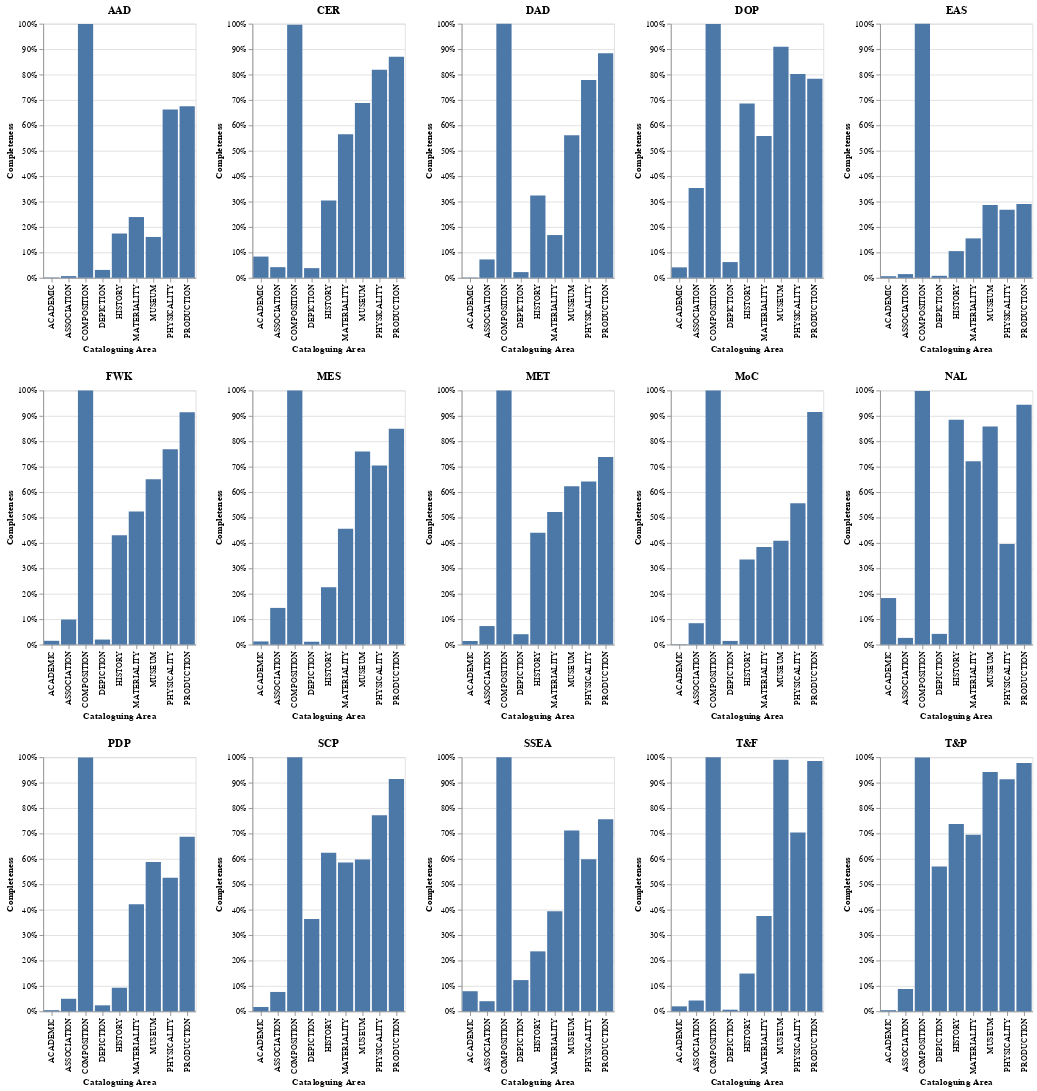

Notebook cell for this chart:
### Code cell
import altair as alt

vcharts = []
hcharts = []
charts = []
dept = None
indexn = None
count = 0
for index, row in percentage_df.iterrows():
    dept = row.to_frame(name='concepts')
    charts.append(
        alt.Chart(dept.reset_index()).mark_bar().encode(
        x=alt.X('index:N', axis=alt.Axis(title='Cataloguing Area')),
        y=alt.Y('concepts',  axis=alt.Axis(format='%', title='Completeness'))
       ).properties(title=index))
    if count > 3:
      hcharts.append(alt.hconcat(*charts))
      charts = []
      count = 0
    else:
      count += 1

alt.vconcat(*hcharts)

### Figure 1 — Vega-Lite specification as saved in the notebook (floating-point values rounded to 4 significant figures)
{"config": {"view": {"continuousWidth": 400, "continuousHeight": 300}}, "vconcat": [{"hconcat": [{"data": {"name": "data-c6c84b00b94945dbd9b56feaac3fd925"}, "mark": "bar", "encoding": {"x": {"type": "nominal", "axis": {"title": "Cataloguing Area"}, "field": "index"}, "y": {"type": "quantitative", "axis": {"format": "%", "title": "Completeness"}, "field": "concepts"}}, "title": "AAD"}, {"data": {"name": "data-7548af9165a681e775296c85cffc4891"}, "mark": "bar", "encoding": {"x": {"type": "nominal", "axis": {"title": "Cataloguing Area"}, "field": "index"}, "y": {"type": "quantitative", "axis": {"format": "%", "title": "Completeness"}, "field": "concepts"}}, "title": "CER"}, {"data": {"name": "data-de26301b3a287dc2d5c56ccc3cc0ad87"}, "mark": "bar", "encoding": {"x": {"type": "nominal", "axis": {"title": "Cataloguing Area"}, "field": "index"}, "y": {"type": "quantitative", "axis": {"format": "%", "title": "Completeness"}, "field": "concepts"}}, "title": "DAD"}, {"data": {"name": "data-7e0fd14c019b08c98283a1485c9a1ae9"}, "mark": "bar", "encoding": {"x": {"type": "nominal", "axis": {"title": "Cataloguing Area"}, "field": "index"}, "y": {"type": "quantitative", "axis": {"format": "%", "title": "Completeness"}, "field": "concepts"}}, "title": "DOP"}, {"data": {"name": "data-2070787eeeaafa120244c5906a64adc2"}, "mark": "bar", "encoding": {"x": {"type": "nominal", "axis": {"title": "Cataloguing Area"}, "field": "index"}, "y": {"type": "quantitative", "axis": {"format": "%", "title": "Completeness"}, "field": "concepts"}}, "title": "EAS"}]}, {"hconcat": [{"data": {"name": "data-9702e6b3de09785db9b696cd6ce6eceb"}, "mark": "bar", "encoding": {"x": {"type": "nominal", "axis": {"title": "Cataloguing Area"}, "field": "index"}, "y": {"type": "quantitative", "axis": {"format": "%", "title": "Completeness"}, "field": "concepts"}}, "title": "FWK"}, {"data": {"name": "data-18f3c4266c2f91abe63dd32748994f8f"}, "mark": "bar", "encoding": {"x": {"type": "nominal", "axis": {"title": "Cataloguing Area"}, "field": "index"}, "y": {"type": "quantitative", "axis": {"format": "%", "title": "Completeness"}, "field": "concepts"}}, "title": "MES"}, {"data": {"name": "data-6746b1ed86257092cbe0bb3081fd8c24"}, "mark": "bar", "encoding": {"x": {"type": "nominal", "axis": {"title": "Cataloguing Area"}, "field": "index"}, "y": {"type": "quantitative", "axis": {"format": "%", "title": "Completeness"}, "field": "concepts"}}, "title": "MET"}, {"data": {"name": "data-88d016823dc28fefa0366fce2c916987"}, "mark": "bar", "encoding": {"x": {"type": "nominal", "axis": {"title": "Cataloguing Area"}, "field": "index"}, "y": {"type": "quantitative", "axis": {"format": "%", "title": "Completeness"}, "field": "concepts"}}, "title": "MoC"}, {"data": {"name": "data-f91227e55cd32a679e140e486fe8f532"}, "mark": "bar", "encoding": {"x": {"type": "nominal", "axis": {"title": "Cataloguing Area"}, "field": "index"}, "y": {"type": "quantitative", "axis": {"format": "%", "title": "Completeness"}, "field": "concepts"}}, "title": "NAL"}]}, {"hconcat": [{"data": {"name": "data-322dcc1448d865b98e7851b9ef249ca3"}, "mark": "bar", "encoding": {"x": {"type": "nominal", "axis": {"title": "Cataloguing Area"}, "field": "index"}, "y": {"type": "quantitative", "axis": {"format": "%", "title": "Completeness"}, "field": "concepts"}}, "title": "PDP"}, {"data": {"name": "data-8ec1ca08687a569f6dfa84ca0c71a3c8"}, "mark": "bar", "encoding": {"x": {"type": "nominal", "axis": {"title": "Cataloguing Area"}, "field": "index"}, "y": {"type": "quantitative", "axis": {"format": "%", "title": "Completeness"}, "field": "concepts"}}, "title": "SCP"}, {"data": {"name": "data-da5082bdd0d85166fc5881c9e221ffbc"}, "mark": "bar", "encoding": {"x": {"type": "nominal", "axis": {"title": "Cataloguing Area"}, "field": "index"}, "y": {"type": "quantitative", "axis": {"format": "%", "title": "Completeness"}, "field": "concepts"}}, "title": "SSEA"}, {"data": {"name": "data-729112b99cd3804dcbf228f0fc7ba8d0"}, "mark": "bar", "encoding": {"x": {"type": "nominal", "axis": {"title": "Cataloguing Area"}, "field": "index"}, "y": {"type": "quantitative", "axis": {"format": "%", "title": "Completeness"}, "field": "concepts"}}, "title": "T&F"}, {"data": {"name": "data-ea9c0ab975e4b5f598612ad220dbdc16"}, "mark": "bar", "encoding": {"x": {"type": "nominal", "axis": {"title": "Cataloguing Area"}, "field": "index"}, "y": {"type": "quantitative", "axis": {"format": "%", "title": "Completeness"}, "field": "concepts"}}, "title": "T&P"}]}], "$schema": "https://vega.github.io/schema/vega-lite/v4.8.1.json", "datasets": {"data-c6c84b00b94945dbd9b56feaac3fd925": [{"index": " COMPOSITION", "concepts": 0.9986}, {"index": " PRODUCTION", "concepts": 0.6757}, {"index": " ASSOCIATION", "concepts": 0.006757}, {"index": " MATERIALITY", "concepts": 0.2392}, {"index": " MUSEUM", "concepts": 0.1608}, {"index": " HISTORY", "concepts": 0.1743}, {"index": " PHYSICALITY", "concepts": 0.6622}, {"index": " ACADEMIC", "concepts": 0.001351}, {"index": " DEPICTION", "concepts": 0.03108}], "data-7548af9165a681e775296c85cffc4891": [{"index": " COMPOSITION", "concepts": 0.9963}, {"index": " PRODUCTION", "concepts": 0.8697}, {"index": " ASSOCIATION", "concepts": 0.04198}, {"index": " MATERIALITY", "concepts": 0.5654}, {"index": " MUSEUM", "concepts": 0.6878}, {"index": " HISTORY", "concepts": 0.3046}, {"index": " PHYSICALITY", "concepts": 0.819}, {"index": " ACADEMIC", "concepts": 0.08357}, {"index": " DEPICTION", "concepts": 0.03812}], "data-de26301b3a287dc2d5c56ccc3cc0ad87": [{"index": " COMPOSITION", "concepts": 1.0}, {"index": " PRODUCTION", "concepts": 0.884}, {"index": " ASSOCIATION", "concepts": 0.07232}, {"index": " MATERIALITY", "concepts": 0.1683}, {"index": " MUSEUM", "concepts": 0.5611}, {"index": " HISTORY", "concepts": 0.3242}, {"index": " PHYSICALITY", "concepts": 0.7781}, {"index": " ACADEMIC", "concepts": 0.001247}, {"index": " DEPICTION", "concepts": 0.02244}], "data-7e0fd14c019b08c98283a1485c9a1ae9": [{"index": " COMPOSITION", "concepts": 0.9986}, {"index": " PRODUCTION", "concepts": 0.7831}, {"index": " ASSOCIATION", "concepts": 0.3538}, {"index": " MATERIALITY", "concepts": 0.5585}, {"index": " MUSEUM", "concepts": 0.9095}, {"index": " HISTORY", "concepts": 0.6858}, {"index": " PHYSICALITY", "concepts": 0.802}, {"index": " ACADEMIC", "concepts": 0.04113}, {"index": " DEPICTION", "concepts": 0.06197}], "data-2070787eeeaafa120244c5906a64adc2": [{"index": " COMPOSITION", "concepts": 0.9999}, {"index": " PRODUCTION", "concepts": 0.2905}, {"index": " ASSOCIATION", "concepts": 0.01464}, {"index": " MATERIALITY", "concepts": 0.1552}, {"index": " MUSEUM", "concepts": 0.2863}, {"index": " HISTORY", "concepts": 0.1051}, {"index": " PHYSICALITY", "concepts": 0.268}, {"index": " ACADEMIC", "concepts": 0.00629}, {"index": " DEPICTION", "concepts": 0.0079}], "data-9702e6b3de09785db9b696cd6ce6eceb": [{"index": " COMPOSITION", "concepts": 0.9998}, {"index": " PRODUCTION", "concepts": 0.9143}, {"index": " ASSOCIATION", "concepts": 0.09848}, {"index": " MATERIALITY", "concepts": 0.5234}, {"index": " MUSEUM", "concepts": 0.6502}, {"index": " HISTORY", "concepts": 0.43}, {"index": " PHYSICALITY", "concepts": 0.7686}, {"index": " ACADEMIC", "concepts": 0.01481}, {"index": " DEPICTION", "concepts": 0.01968}], "data-18f3c4266c2f91abe63dd32748994f8f": [{"index": " COMPOSITION", "concepts": 0.9999}, {"index": " PRODUCTION", "concepts": 0.8494}, {"index": " ASSOCIATION", "concepts": 0.1443}, {"index": " MATERIALITY", "concepts": 0.4557}, {"index": " MUSEUM", "concepts": 0.76}, {"index": " HISTORY", "concepts": 0.2257}, {"index": " PHYSICALITY", "concepts": 0.7046}, {"index": " ACADEMIC", "concepts": 0.0123}, {"index": " DEPICTION", "concepts": 0.01123}], "data-6746b1ed86257092cbe0bb3081fd8c24": [{"index": " COMPOSITION", "concepts": 0.9998}, {"index": " PRODUCTION", "concepts": 0.7381}, {"index": " ASSOCIATION", "concepts": 0.07285}, {"index": " MATERIALITY", "concepts": 0.5213}, {"index": " MUSEUM", "concepts": 0.6228}, {"index": " HISTORY", "concepts": 0.4404}, {"index": " PHYSICALITY", "concepts": 0.6422}, {"index": " ACADEMIC", "concepts": 0.01414}, {"index": " DEPICTION", "concepts": 0.04077}], "data-88d016823dc28fefa0366fce2c916987": [{"index": " COMPOSITION", "concepts": 1.0}, {"index": " PRODUCTION", "concepts": 0.9154}, {"index": " ASSOCIATION", "concepts": 0.0841}, {"index": " MATERIALITY", "concepts": 0.3843}, {"index": " MUSEUM", "concepts": 0.4087}, {"index": " HISTORY", "concepts": 0.3343}, {"index": " PHYSICALITY", "concepts": 0.5561}, {"index": " ACADEMIC", "concepts": 0.001342}, {"index": " DEPICTION", "concepts": 0.01433}], "data-f91227e55cd32a679e140e486fe8f532": [{"index": " COMPOSITION", "concepts": 0.9983}, {"index": " PRODUCTION", "concepts": 0.944}, {"index": " ASSOCIATION", "concepts": 0.02626}, {"index": " MATERIALITY", "concepts": 0.7218}, {"index": " MUSEUM", "concepts": 0.8585}, {"index": " HISTORY", "concepts": 0.8845}, {"index": " PHYSICALITY", "concepts": 0.3958}, {"index": " ACADEMIC", "concepts": 0.1831}, {"index": " DEPICTION", "concepts": 0.04206}], "data-322dcc1448d865b98e7851b9ef249ca3": [{"index": " COMPOSITION", "concepts": 0.9991}, {"index": " PRODUCTION", "concepts": 0.6868}, {"index": " ASSOCIATION", "concepts": 0.04937}, {"index": " MATERIALITY", "concepts": 0.4209}, {"index": " MUSEUM", "concepts": 0.5877}, {"index": " HISTORY", "concepts": 0.09282}, {"index": " PHYSICALITY", "concepts": 0.5253}, {"index": " ACADEMIC", "concepts": 0.004494}, {"index": " DEPICTION", "concepts": 0.02357}], "data-8ec1ca08687a569f6dfa84ca0c71a3c8": [{"index": " COMPOSITION", "concepts": 0.9999}, {"index": " PRODUCTION", "concepts": 0.9141}, {"index": " ASSOCIATION", "concepts": 0.07626}, {"index": " MATERIALITY", "concepts": 0.586}, {"index": " MUSEUM", "concepts": 0.5971}, {"index": " HISTORY", "concepts": 0.6243}, {"index": " PHYSICALITY", "concepts": 0.7715}, {"index": " ACADEMIC", "concepts": 0.01709}, {"index": " DEPICTION", "concepts": 0.3637}], "data-da5082bdd0d85166fc5881c9e221ffbc": [{"index": " COMPOSITION", "concepts": 0.9997}, {"index": " PRODUCTION", "concepts": 0.7554}, {"index": " ASSOCIATION", "concepts": 0.03982}, {"index": " MATERIALITY", "concepts": 0.3937}, {"index": " MUSEUM", "concepts": 0.7114}, {"index": " HISTORY", "concepts": 0.236}, {"index": " PHYSICALITY", "concepts": 0.5986}, {"index": " ACADEMIC", "concepts": 0.07908}, {"index": " DEPICTION", "concepts": 0.1229}], "data-729112b99cd3804dcbf228f0fc7ba8d0": [{"index": " COMPOSITION", "concepts": 1.0}, {"index": " PRODUCTION", "concepts": 0.9854}, {"index": " ASSOCIATION", "concepts": 0.04253}, {"index": " MATERIALITY", "concepts": 0.3755}, {"index": " MUSEUM", "concepts": 0.9903}, {"index": " HISTORY", "concepts": 0.1486}, {"index": " PHYSICALITY", "concepts": 0.7036}, {"index": " ACADEMIC", "concepts": 0.01956}, {"index": " DEPICTION", "concepts": 0.006375}], "data-ea9c0ab975e4b5f598612ad220dbdc16": [{"index": " COMPOSITION", "concepts": 0.9992}, {"index": " PRODUCTION", "concepts": 0.9777}, {"index": " ASSOCIATION", "concepts": 0.08778}, {"index": " MATERIALITY", "concepts": 0.6948}, {"index": " MUSEUM", "concepts": 0.9415}, {"index": " HISTORY", "concepts": 0.7377}, {"index": " PHYSICALITY", "concepts": 0.913}, {"index": " ACADEMIC", "concepts": 0.00439}, {"index": " DEPICTION", "concepts": 0.5704}]}}
